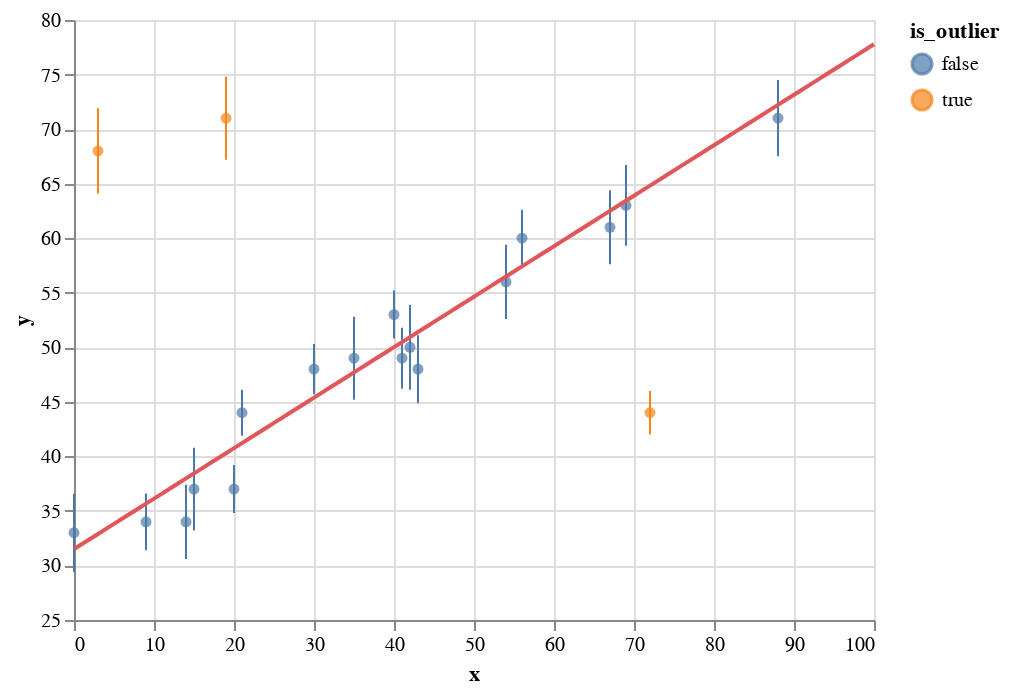

Notebook source saved alongside this figure:
### Code cell
error_bars = (
    altair.Chart()
    .mark_errorbar()
    .encode(
        altair.X("x"), altair.Y("y"), altair.YError("err"), altair.Color("is_outlier")
    )
)
points = (
    altair.Chart()
    .mark_circle()
    .encode(
        altair.X("x"),
        altair.Y("y", scale=altair.Scale(zero=False)),
        altair.Color("is_outlier"),
    )
)
altair.layer(
    points,
    error_bars,
    data=pd.DataFrame({"x": x, "y": y, "err": err, "is_outlier": prob_outlier > 0.5}),
) + (
    altair.Chart(
        pd.DataFrame({"x": np.linspace(0, 100, 101)}).assign(
            y=lambda df: samples.get_variable(beta_0()).squeeze().mean().item()
            + samples.get_variable(beta_1()).squeeze().mean().item() * df["x"]
        )
    )
    .mark_line(color=RED)
    .encode(altair.X("x"), altair.Y("y"))
)

### Figure 1 — Vega-Lite specification as saved in the notebook (floating-point values rounded to 4 significant figures)
{"$schema": "https://vega.github.io/schema/vega-lite/v4.17.0.json", "config": {"view": {"continuousHeight": 300, "continuousWidth": 400}}, "data": {"name": "data-83105f819ff365be090485204d58d24e"}, "datasets": {"data-83105f819ff365be090485204d58d24e": [{"err": 3.6, "is_outlier": false, "x": 0, "y": 33}, {"err": 3.9, "is_outlier": true, "x": 3, "y": 68}, {"err": 2.6, "is_outlier": false, "x": 9, "y": 34}, {"err": 3.4, "is_outlier": false, "x": 14, "y": 34}, {"err": 3.8, "is_outlier": false, "x": 15, "y": 37}, {"err": 3.8, "is_outlier": true, "x": 19, "y": 71}, {"err": 2.2, "is_outlier": false, "x": 20, "y": 37}, {"err": 2.1, "is_outlier": false, "x": 21, "y": 44}, {"err": 2.3, "is_outlier": false, "x": 30, "y": 48}, {"err": 3.8, "is_outlier": false, "x": 35, "y": 49}, {"err": 2.2, "is_outlier": false, "x": 40, "y": 53}, {"err": 2.8, "is_outlier": false, "x": 41, "y": 49}, {"err": 3.9, "is_outlier": false, "x": 42, "y": 50}, {"err": 3.1, "is_outlier": false, "x": 43, "y": 48}, {"err": 3.4, "is_outlier": false, "x": 54, "y": 56}, {"err": 2.6, "is_outlier": false, "x": 56, "y": 60}, {"err": 3.4, "is_outlier": false, "x": 67, "y": 61}, {"err": 3.7, "is_outlier": false, "x": 69, "y": 63}, {"err": 2, "is_outlier": true, "x": 72, "y": 44}, {"err": 3.5, "is_outlier": false, "x": 88, "y": 71}], "data-fd18a2a968284bed0110b396df72bfd1": [{"x": 0, "y": 31.5}, {"x": 1, "y": 31.96}, {"x": 2, "y": 32.42}, {"x": 3, "y": 32.89}, {"x": 4, "y": 33.35}, {"x": 5, "y": 33.81}, {"x": 6, "y": 34.28}, {"x": 7, "y": 34.74}, {"x": 8, "y": 35.2}, {"x": 9, "y": 35.66}, {"x": 10, "y": 36.13}, {"x": 11, "y": 36.59}, {"x": 12, "y": 37.05}, {"x": 13, "y": 37.51}, {"x": 14, "y": 37.98}, {"x": 15, "y": 38.44}, {"x": 16, "y": 38.9}, {"x": 17, "y": 39.37}, {"x": 18, "y": 39.83}, {"x": 19, "y": 40.29}, {"x": 20, "y": 40.75}, {"x": 21, "y": 41.22}, {"x": 22, "y": 41.68}, {"x": 23, "y": 42.14}, {"x": 24, "y": 42.61}, {"x": 25, "y": 43.07}, {"x": 26, "y": 43.53}, {"x": 27, "y": 43.99}, {"x": 28, "y": 44.46}, {"x": 29, "y": 44.92}, {"x": 30, "y": 45.38}, {"x": 31, "y": 45.84}, {"x": 32, "y": 46.31}, {"x": 33, "y": 46.77}, {"x": 34, "y": 47.23}, {"x": 35, "y": 47.7}, {"x": 36, "y": 48.16}, {"x": 37, "y": 48.62}, {"x": 38, "y": 49.08}, {"x": 39, "y": 49.55}, {"x": 40, "y": 50.01}, {"x": 41, "y": 50.47}, {"x": 42, "y": 50.94}, {"x": 43, "y": 51.4}, {"x": 44, "y": 51.86}, {"x": 45, "y": 52.32}, {"x": 46, "y": 52.79}, {"x": 47, "y": 53.25}, {"x": 48, "y": 53.71}, {"x": 49, "y": 54.17}, {"x": 50, "y": 54.64}, {"x": 51, "y": 55.1}, {"x": 52, "y": 55.56}, {"x": 53, "y": 56.03}, {"x": 54, "y": 56.49}, {"x": 55, "y": 56.95}, {"x": 56, "y": 57.41}, {"x": 57, "y": 57.88}, {"x": 58, "y": 58.34}, {"x": 59, "y": 58.8}, {"x": 60, "y": 59.26}, {"x": 61, "y": 59.73}, {"x": 62, "y": 60.19}, {"x": 63, "y": 60.65}, {"x": 64, "y": 61.12}, {"x": 65, "y": 61.58}, {"x": 66, "y": 62.04}, {"x": 67, "y": 62.5}, {"x": 68, "y": 62.97}, {"x": 69, "y": 63.43}, {"x": 70, "y": 63.89}, {"x": 71, "y": 64.36}, {"x": 72, "y": 64.82}, {"x": 73, "y": 65.28}, {"x": 74, "y": 65.74}, {"x": 75, "y": 66.21}, {"x": 76, "y": 66.67}, {"x": 77, "y": 67.13}, {"x": 78, "y": 67.59}, {"x": 79, "y": 68.06}, {"x": 80, "y": 68.52}, {"x": 81, "y": 68.98}, {"x": 82, "y": 69.45}, {"x": 83, "y": 69.91}, {"x": 84, "y": 70.37}, {"x": 85, "y": 70.83}, {"x": 86, "y": 71.3}, {"x": 87, "y": 71.76}, {"x": 88, "y": 72.22}, {"x": 89, "y": 72.69}, {"x": 90, "y": 73.15}, {"x": 91, "y": 73.61}, {"x": 92, "y": 74.07}, {"x": 93, "y": 74.54}, {"x": 94, "y": 75.0}, {"x": 95, "y": 75.46}, {"x": 96, "y": 75.92}, {"x": 97, "y": 76.39}, {"x": 98, "y": 76.85}, {"x": 99, "y": 77.31}, {"x": 100, "y": 77.78}]}, "layer": [{"encoding": {"color": {"field": "is_outlier", "type": "nominal"}, "x": {"field": "x", "type": "quantitative"}, "y": {"field": "y", "scale": {"zero": false}, "type": "quantitative"}}, "mark": "circle"}, {"encoding": {"color": {"field": "is_outlier", "type": "nominal"}, "x": {"field": "x", "type": "quantitative"}, "y": {"field": "y", "type": "quantitative"}, "yError": {"field": "err"}}, "mark": "errorbar"}, {"data": {"name": "data-fd18a2a968284bed0110b396df72bfd1"}, "encoding": {"x": {"field": "x", "type": "quantitative"}, "y": {"field": "y", "type": "quantitative"}}, "mark": {"color": "#e15759", "type": "line"}}]}
